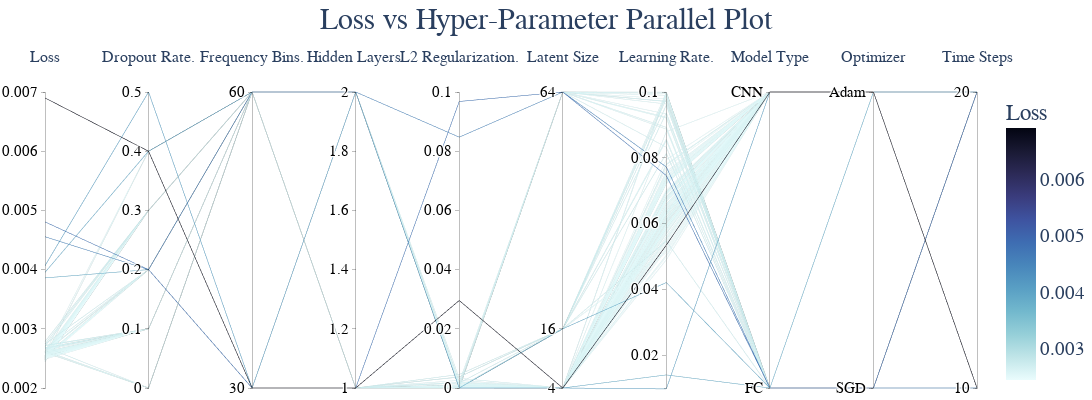

Write notebook code for a chart like this one.
### Code cell
imp.reload(cplot)

fig=cplot.get_parallel_coordinate_plot(study,coloring="ice_r")
scope = PlotlyScope()
fig= fig.update_layout(   
    autosize=False,title_text='Loss vs Hyper-Parameter Parallel Plot', title_x=0.5, title_y=0.98, 
    template="plotly_white",
    width=1300,
    height=400,
    font_family="Times New Roman",
    font_size=19,
    title_font_family="Times New Roman",
    title_font_size=30,           
       margin=dict(l=45, t=90,r=1,  b=10),
    )
fig.update_traces()
with open("parallel_coord.svg", "wb") as f:
    f.write(scope.transform(fig, format="svg", width=1400,height=450,))
fig

### Figure 1 — Plotly figure (JSON) as saved in the notebook; plotly's stock layout.template omitted (floating-point values rounded to 4 significant figures; data arrays with more than 128 entries replaced by an {"elided": "..."} marker saying what was removed)
{"data": [{"dimensions": [{"label": "Loss", "range": [0.002, 0.007], "values": {"elided": "130 float values"}}, {"label": "Dropout Rate.", "range": [0, 0.5], "values": {"elided": "130 float values"}}, {"label": "Frequency Bins.", "range": [30, 60], "tickvals": [30, 60], "values": {"elided": "130 int values"}}, {"label": "Hidden Layers.", "range": [1, 2], "values": {"elided": "130 int values"}}, {"label": "L2 Regularization.", "range": [0, 0.1], "values": {"elided": "130 float values"}}, {"label": "Latent Size", "range": [4, 64], "tickvals": [4, 16, 64], "values": {"elided": "130 int values"}}, {"label": "Learning Rate.", "range": [0.01, 0.1], "values": {"elided": "130 float values"}}, {"label": "Model Type", "range": [0, 1], "ticktext": ["FC", "CNN"], "tickvals": [0, 1], "values": {"elided": "130 int values"}}, {"label": "Optimizer", "range": [0, 1], "ticktext": ["SGD", "Adam"], "tickvals": [0, 1], "values": {"elided": "130 int values"}}, {"label": "Time Steps", "range": [10, 20], "tickvals": [10, 20], "values": {"elided": "130 int values"}}], "line": {"color": {"elided": "130 float values"}, "colorbar": {"title": {"text": "Loss"}}, "colorscale": [[0, "rgb(234, 252, 253)"], [0.09091, "rgb(192, 229, 232)"], [0.1818, "rgb(149, 207, 216)"], [0.2727, "rgb(114, 184, 205)"], [0.3636, "rgb(89, 159, 196)"], [0.4545, "rgb(72, 134, 187)"], [0.5455, "rgb(62, 109, 178)"], [0.6364, "rgb(62, 83, 160)"], [0.7273, "rgb(58, 60, 125)"], [0.8182, "rgb(44, 42, 87)"], [0.9091, "rgb(25, 25, 51)"], [1, "rgb(3, 5, 18)"]], "showscale": true}, "rangefont": {"color": "white", "family": "Times New Roman", "size": 1}, "tickfont": {"color": "black", "family": "Times New Roman", "size": 15}, "type": "parcoords"}], "layout": {"autosize": false, "font": {"family": "Times New Roman", "size": 19}, "height": 400, "margin": {"b": 10, "l": 45, "r": 1, "t": 90}, "title": {"font": {"family": "Times New Roman", "size": 30}, "text": "Loss vs Hyper-Parameter Parallel Plot", "x": 0.5, "y": 0.98}, "width": 1300}}
